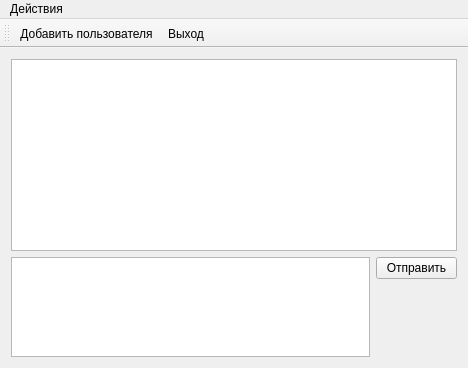
<?xml version="1.0" encoding="UTF-8"?>
<ui version="4.0">
 <class>Client</class>
 <widget class="QMainWindow" name="Client">
  <property name="geometry">
   <rect>
    <x>0</x>
    <y>0</y>
    <width>468</width>
    <height>368</height>
   </rect>
  </property>
  <property name="windowTitle">
   <string>Клиент</string>
  </property>
  <widget class="QWidget" name="centralWidget">
   <layout class="QGridLayout" name="gridLayout">
    <item row="2" column="2">
     <widget class="QPushButton" name="pushButtonSend">
      <property name="text">
       <string>Отправить</string>
      </property>
     </widget>
    </item>
    <item row="0" column="0" colspan="3">
     <widget class="QTextEdit" name="textEditChat">
      <property name="sizePolicy">
       <sizepolicy hsizetype="Expanding" vsizetype="Expanding">
        <horstretch>0</horstretch>
        <verstretch>1</verstretch>
       </sizepolicy>
      </property>
      <property name="readOnly">
       <bool>true</bool>
      </property>
     </widget>
    </item>
    <item row="3" column="2">
     <spacer name="verticalSpacer">
      <property name="orientation">
       <enum>Qt::Vertical</enum>
      </property>
      <property name="sizeHint" stdset="0">
       <size>
        <width>20</width>
        <height>40</height>
       </size>
      </property>
     </spacer>
    </item>
    <item row="2" column="0" rowspan="2" colspan="2">
     <widget class="QPlainTextEdit" name="textEditMessage">
      <property name="sizePolicy">
       <sizepolicy hsizetype="Expanding" vsizetype="Expanding">
        <horstretch>1</horstretch>
        <verstretch>0</verstretch>
       </sizepolicy>
      </property>
      <property name="maximumSize">
       <size>
        <width>16777215</width>
        <height>100</height>
       </size>
      </property>
     </widget>
    </item>
   </layout>
  </widget>
  <widget class="QMenuBar" name="menuBar">
   <property name="geometry">
    <rect>
     <x>0</x>
     <y>0</y>
     <width>468</width>
     <height>21</height>
    </rect>
   </property>
   <widget class="QMenu" name="menu">
    <property name="title">
     <string>Действия</string>
    </property>
    <addaction name="actionAddUser"/>
    <addaction name="separator"/>
    <addaction name="actionExit"/>
   </widget>
   <addaction name="menu"/>
  </widget>
  <widget class="QToolBar" name="toolBar">
   <property name="windowTitle">
    <string>toolBar</string>
   </property>
   <attribute name="toolBarArea">
    <enum>TopToolBarArea</enum>
   </attribute>
   <attribute name="toolBarBreak">
    <bool>false</bool>
   </attribute>
   <addaction name="actionAddUser"/>
   <addaction name="actionExit"/>
  </widget>
  <action name="actionAddUser">
   <property name="text">
    <string>Добавить пользователя</string>
   </property>
  </action>
  <action name="actionExit">
   <property name="text">
    <string>Выход</string>
   </property>
  </action>
 </widget>
 <layoutdefault spacing="6" margin="11"/>
 <resources/>
 <connections>
  <connection>
   <sender>actionExit</sender>
   <signal>triggered()</signal>
   <receiver>Client</receiver>
   <slot>close()</slot>
   <hints>
    <hint type="sourcelabel">
     <x>-1</x>
     <y>-1</y>
    </hint>
    <hint type="destinationlabel">
     <x>233</x>
     <y>183</y>
    </hint>
   </hints>
  </connection>
 </connections>
</ui>
